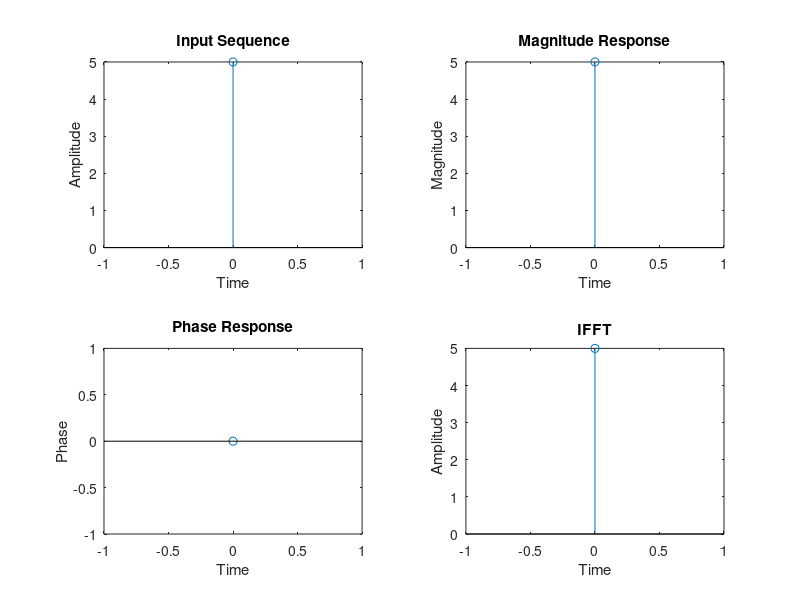

MATLAB code for this plot:
clc;
clear all;
close all;
x = input('Enter Input Sequence: ');
ln = length(x);
xk = fft(x,ln);
xn = ifft(xk);
t = 0:ln-1;

subplot(221);
stem(t,x);
title('Input Sequence');
xlabel('Time');
ylabel('Amplitude');

m = abs(xk);
subplot(222);
stem(t,m);
title('Magnitude Response');
xlabel('Time');
ylabel('Magnitude');

p = angle(xk);
subplot(223);
stem(t,p);
title('Phase Response');
xlabel('Time');
ylabel('Phase');

subplot(224);
stem(t,xn);
title('IFFT');
xlabel('Time');
ylabel('Amplitude');